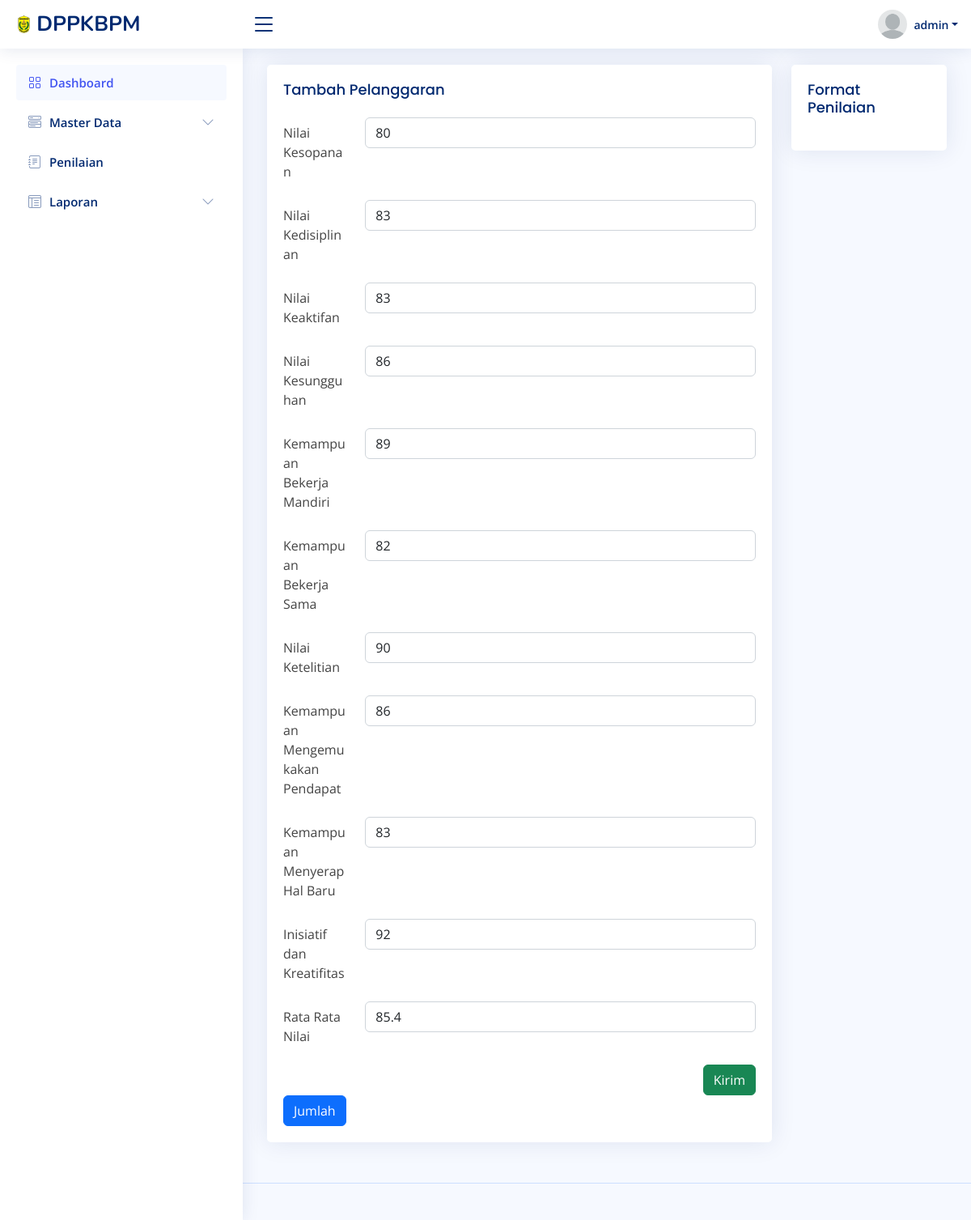
/nilai/edit_nilai.php?id=7 (signed in), run on the app's committed database.
### tables this page shows
CREATE TABLE `tb_nilai` (
  `id_nilai` int(11) NOT NULL,
  `usn_nilai` varchar(30) NOT NULL,
  `n_sopan` int(11) NOT NULL,
  `n_disiplin` int(11) NOT NULL,
  `n_keaktifan` int(11) NOT NULL,
  `n_sungguh` int(11) NOT NULL,
  `n_mandiri` int(11) NOT NULL,
  `n_bersama` int(11) NOT NULL,
  `n_teliti` int(11) NOT NULL,
  `n_pendapat` int(11) NOT NULL,
  `n_menyerap` int(11) NOT NULL,
  `n_kreatif` int(11) NOT NULL,
  `rata_rata` varchar(10) NOT NULL
);

### nilai/edit_nilai.php (the view, shortened to what this page needs)
<?php
include '../utilities/sidebar.php';
include '../koneksi/koneksi.php';
$id = $_GET['id'];
if(isset($id)){
    $query = mysqli_query($konek, "SELECT * FROM tb_nilai WHERE id_nilai = '$id'");
    $row = mysqli_fetch_array($query);
}
if ($_SESSION['status'] == 'user') {
   echo"<script>window.location.href = '../pages-error-404.html'</script>";
} else {
    ?>
<section class="section">
  <div class="row">
    <div class="col-lg-9">
      <div class="card">
        <div class="card-body">
          <h5 class="card-title">Tambah Pelanggaran</h5>
          <form action="submit_edit.php" method="POST">
            <div class="row mb-3">
              <label for="sopan" class="col-sm-2 col-form-label">Nilai Kesopanan</label>
              <div class="col-sm-10">
                <input name="sopan" id="sopan" type="number" class="form-control" value="<?= $row['n_sopan'] ?>" required>
              </div>
            </div>
              <div class="row mb-3">
                <label for="disiplin" class="col-sm-2 col-form-label">Nilai Kedisiplinan</label>
                <div class="col-sm-10">
                  <input name="disiplin" id="disiplin" type="number" class="form-control" value="<?= $row['n_disiplin'] ?>" required>
                </div>
              </div>
              <div class="row mb-3">
                <label for="aktif" class="col-sm-2 col-form-label">Nilai Keaktifan</label>
                <div class="col-sm-10">
                  <input name="aktif" id="aktif" type="number" class="form-control" value="<?= $row['n_keaktifan'] ?>" required>
                </div>
              </div>
              <div class="row mb-3">
                <label for="sungguh" class="col-sm-2 col-form-label">Nilai Kesungguhan</label>
                <div class="col-sm-10">
                  <input name="sungguh" id="sungguh" type="number" class="form-control" value="<?= $row['n_sungguh'] ?>" required>
                </div>
              </div>
              <div class="row mb-3">
                <label for="mandiri" class="col-sm-2 col-form-label">Kemampuan Bekerja Mandiri</label>
                <div class="col-sm-10">
                  <input name="mandiri" id="mandiri" type="number" class="form-control" value="<?= $row['n_mandiri'] ?>" required>
                </div>
              </div>
              <div class="row mb-3">
                <label for="bersama" class="col-sm-2 col-form-label">Kemampuan Bekerja Sama</label>
                <div class="col-sm-10">
                  <input name="bersama" id="bersama" type="number" class="form-control" value="<?= $row['n_bersama'] ?>" required>
                </div>
              </div>
              <div class="row mb-3">
                <label for="teliti" class="col-sm-2 col-form-label">Nilai Ketelitian</label>
                <div class="col-sm-10">
                  <input name="teliti" id="teliti" type="number" class="form-control" value="<?= $row['n_teliti'] ?>" required>
                </div>
              </div>
              <div class="row mb-3">
                <label for="pendapat" class="col-sm-2 col-form-label">Kemampuan Mengemukakan Pendapat</label>
                <div class="col-sm-10">
                  <input name="pendapat" id="pendapat" type="number" class="form-control" value="<?= $row['n_pendapat'] ?>" required>
                </div>
              </div>
              <div class="row mb-3">
                <label for="menyerap" class="col-sm-2 col-form-label">Kemampuan Menyerap Hal Baru</label>
                <div class="col-sm-10">
                  <input name="menyerap" id="menyerap" type="number" class="form-control" value="<?= $row['n_menyerap'] ?>" required>
                </div>
              </div>
              <div class="row mb-3">
                <label for="kreatif" class="col-sm-2 col-form-label">Inisiatif dan Kreatifitas</label>
                <div class="col-sm-10">
                  <input name="kreatif" id="kreatif" type="number" class="form-control" value="<?= $row['n_kreatif'] ?>" required>
                </div>
              </div>
              <div class="row mb-3">
                <label for="ratarata" class="col-sm-2 col-form-label">Rata Rata Nilai</label>
                <div class="col-sm-10">
                  <input name="ratarata" id="ratarata" type="number" class="form-control" value="<?= $row['rata_rata'] ?>" required readonly>
                </div>
              </div>
            <div class="d-flex justify-content-end mt-3">
              <button name="submit" id="submit" value="submit" type="submit" class="btn btn-success">Kirim</button>
            </div>
          </form>
          <button class="btn btn-primary" id="jumlah" onclick="hitungRataRata()">Jumlah</button>
        </div>
      </div>
    </div>
    <div class="col-lg-3">
      <div class="card">
        <div class="card-body">
          <h4 class="card-title">Format Penilaian</h4>
        </div>
      </div>
    </div>
  </div>
</section>
<?php
}
include '../utilities/footer.php';
?>

### assets/css/style.css (style rules this page uses)
:root { scroll-behavior: smooth; }
body { font-family: "Open Sans", sans-serif; background: #f6f9ff; color: #444444; }
h1, h2, h3, h4, h5, h6 { font-family: "Nunito", sans-serif; }
.card { margin-bottom: 30px; border: none; border-radius: 5px; box-shadow: 0px 0 30px rgba(1, 41, 112, 0.1); }
.card-title { padding: 20px 0 15px 0; font-size: 18px; font-weight: 500; color: #012970; font-family: "Poppins", sans-serif; }
.card-body { padding: 0 20px 20px 20px; }

### data on the page
tb_nilai: sopan "80", disiplin "83", aktif "83", sungguh "86", mandiri "89", bersama "82", teliti "90", pendapat "86", menyerap "83", kreatif "92", ratarata "85.4"

### other printed values
$_SESSION['username'] "admin"
